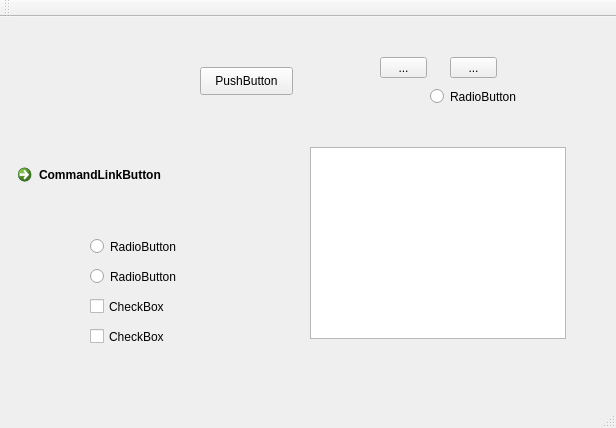
<?xml version="1.0" encoding="UTF-8"?>
<ui version="4.0">
 <class>QtGuiApplication1Class</class>
 <widget class="QMainWindow" name="QtGuiApplication1Class">
  <property name="geometry">
   <rect>
    <x>0</x>
    <y>0</y>
    <width>616</width>
    <height>428</height>
   </rect>
  </property>
  <property name="windowTitle">
   <string>QtGuiApplication1</string>
  </property>
  <widget class="QWidget" name="centralWidget">
   <widget class="QPushButton" name="pushButton">
    <property name="geometry">
     <rect>
      <x>200</x>
      <y>50</y>
      <width>93</width>
      <height>28</height>
     </rect>
    </property>
    <property name="text">
     <string>PushButton</string>
    </property>
   </widget>
   <widget class="QCommandLinkButton" name="commandLinkButton">
    <property name="geometry">
     <rect>
      <x>10</x>
      <y>140</y>
      <width>222</width>
      <height>48</height>
     </rect>
    </property>
    <property name="text">
     <string>CommandLinkButton</string>
    </property>
   </widget>
   <widget class="QTableView" name="tableView">
    <property name="geometry">
     <rect>
      <x>310</x>
      <y>130</y>
      <width>256</width>
      <height>192</height>
     </rect>
    </property>
   </widget>
   <widget class="QRadioButton" name="radioButton">
    <property name="geometry">
     <rect>
      <x>90</x>
      <y>220</y>
      <width>115</width>
      <height>19</height>
     </rect>
    </property>
    <property name="text">
     <string>RadioButton</string>
    </property>
   </widget>
   <widget class="QRadioButton" name="radioButton_2">
    <property name="geometry">
     <rect>
      <x>90</x>
      <y>250</y>
      <width>115</width>
      <height>19</height>
     </rect>
    </property>
    <property name="text">
     <string>RadioButton</string>
    </property>
   </widget>
   <widget class="QCheckBox" name="checkBox">
    <property name="geometry">
     <rect>
      <x>90</x>
      <y>280</y>
      <width>91</width>
      <height>19</height>
     </rect>
    </property>
    <property name="text">
     <string>CheckBox</string>
    </property>
   </widget>
   <widget class="QCheckBox" name="checkBox_2">
    <property name="geometry">
     <rect>
      <x>90</x>
      <y>310</y>
      <width>91</width>
      <height>19</height>
     </rect>
    </property>
    <property name="text">
     <string>CheckBox</string>
    </property>
   </widget>
   <widget class="QToolButton" name="toolButton">
    <property name="geometry">
     <rect>
      <x>380</x>
      <y>40</y>
      <width>47</width>
      <height>21</height>
     </rect>
    </property>
    <property name="text">
     <string>...</string>
    </property>
   </widget>
   <widget class="QToolButton" name="toolButton_2">
    <property name="geometry">
     <rect>
      <x>450</x>
      <y>40</y>
      <width>47</width>
      <height>21</height>
     </rect>
    </property>
    <property name="text">
     <string>...</string>
    </property>
   </widget>
   <widget class="QRadioButton" name="radioButton_3">
    <property name="geometry">
     <rect>
      <x>430</x>
      <y>70</y>
      <width>115</width>
      <height>19</height>
     </rect>
    </property>
    <property name="text">
     <string>RadioButton</string>
    </property>
   </widget>
  </widget>
  <widget class="QMenuBar" name="menuBar">
   <property name="geometry">
    <rect>
     <x>0</x>
     <y>0</y>
     <width>616</width>
     <height>26</height>
    </rect>
   </property>
  </widget>
  <widget class="QToolBar" name="mainToolBar">
   <attribute name="toolBarArea">
    <enum>TopToolBarArea</enum>
   </attribute>
   <attribute name="toolBarBreak">
    <bool>false</bool>
   </attribute>
  </widget>
  <widget class="QStatusBar" name="statusBar"/>
 </widget>
 <layoutdefault spacing="6" margin="11"/>
 <resources>
  <include location="qtguiapplication1.qrc"/>
 </resources>
 <connections/>
</ui>
